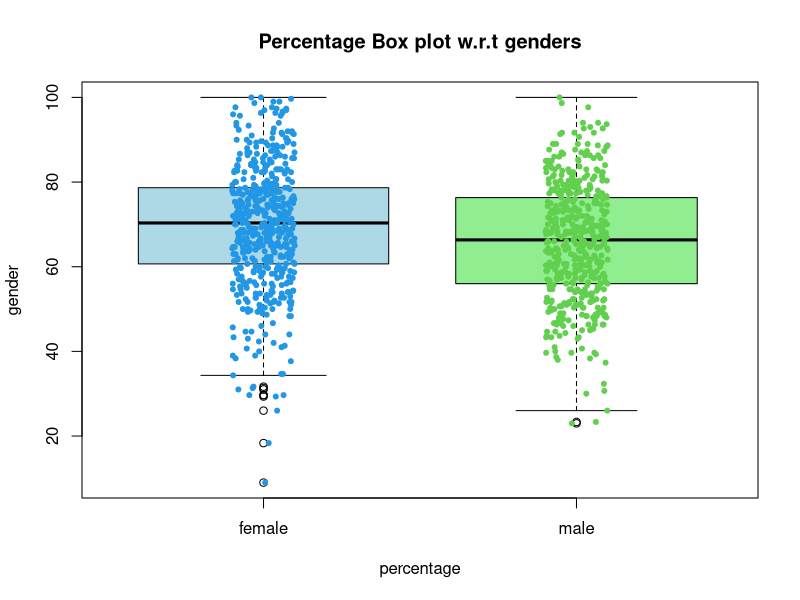

The R source for this figure:
library(ggplot2)
library(tidyverse)
setwd("F:/Prob_Project")

dataSet<- read.csv("StudentsPerformance.csv", header=TRUE, sep=",")


percentage <- ((dataSet$math+dataSet$reading+dataSet$writing)/3)
gender <- as.factor((dataSet$gender))




maleVSfemalePercentage <- data.frame(c(percentage), c(gender))
attach(maleVSfemalePercentage)
names(maleVSfemalePercentage)
class(maleVSfemalePercentage$c.gender)

boxplot(maleVSfemalePercentage$c.percentage. ~ maleVSfemalePercentage$c.gender.,xlab = "percentage",
        ylab = "gender", 
        main = "Percentage Box plot w.r.t genders",
        varwidth = TRUE, 
        col = c("lightblue","lightgreen"),
        names = c("female","male"))
stripchart(maleVSfemalePercentage$c.percentage. ~ maleVSfemalePercentage$c.gender.,
           method = "jitter",
           pch = 20,
           col = 4:2,
           vertical = TRUE,
           add = TRUE)



